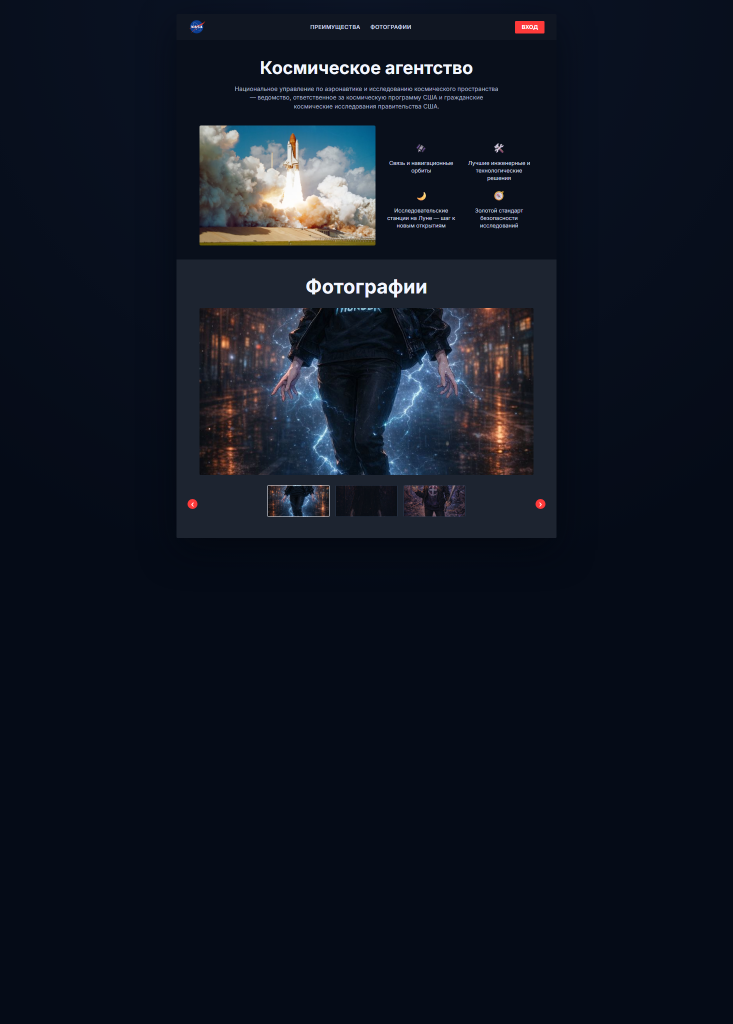
#> input picture artifacts_pixel/actual/desktop.png, 1466 x 2047 px, found by its file name (shown at 1/2 size)
$ python pixel_compare.py
#> lines starting #> are read from the running program, lines starting #| are printed output that depends on the picture
import json
import os
from pathlib import Path

from PIL import Image, ImageChops
from playwright.sync_api import sync_playwright

# === PATHS / CONFIG ===
BASE_DIR = Path(__file__).resolve().parent
FIGMA_DIR = BASE_DIR / "slider" / "pngs_for_testing"
OUT_DIR = BASE_DIR / "artifacts_pixel"
URL = os.getenv("PIXEL_COMPARE_URL", "http://127.0.0.1:8000/")
WAIT_MS = int(os.getenv("PIXEL_COMPARE_WAIT_MS", "1200"))

BASELINES = {
    "desktop": FIGMA_DIR / "desktop.png",
    "mobile": FIGMA_DIR / "mobile.png",
}


def _rel(path: Path) -> str:
    return path.relative_to(BASE_DIR).as_posix()


def capture_actual(baseline_path: Path, out_path: Path):
    baseline = Image.open(baseline_path)
    w, h = baseline.size

    with sync_playwright() as p:
        browser = p.chromium.launch(headless=True)
        context = browser.new_context(
            viewport={"width": w, "height": h},
            device_scale_factor=1,
        )
        page = context.new_page()
        page.goto(URL, wait_until="networkidle")
        page.wait_for_timeout(WAIT_MS)
        page.screenshot(path=str(out_path), full_page=False)
        context.close()
        browser.close()


def make_diff(baseline_path: Path, actual_path: Path, diff_path: Path):
    baseline = Image.open(baseline_path).convert("RGBA")
    actual = Image.open(actual_path).convert("RGBA")

    if actual.size != baseline.size:
        actual = actual.resize(baseline.size)

    raw_diff = ImageChops.difference(baseline, actual)
    gray = raw_diff.convert("L")

    mask = gray.point(lambda x: 255 if x > 12 else 0)

    overlay = actual.copy()
    red = Image.new("RGBA", baseline.size, (255, 0, 0, 170))
    overlay.paste(red, (0, 0), mask)
    overlay.save(diff_path)

    hist = gray.histogram()
    total = baseline.size[0] * baseline.size[1]
    changed = total - hist[0]
    percent = round(changed / total * 100, 3)

    return {
        "size": {"width": baseline.size[0], "height": baseline.size[1]},
        "changed_pixels": int(changed),
        "changed_percent": percent,
    }


def main():
    for path in BASELINES.values():
        if not path.exists():
            raise FileNotFoundError(f"Не найден baseline: {path}")

    (OUT_DIR / "actual").mkdir(parents=True, exist_ok=True)
    (OUT_DIR / "diff").mkdir(parents=True, exist_ok=True)

    report = {"url": URL, "cases": {}}

    for name, baseline_path in BASELINES.items():
        actual_path = OUT_DIR / "actual" / f"{name}.png"
        diff_path = OUT_DIR / "diff" / f"{name}.png"

        capture_actual(baseline_path, actual_path)
#> in capture_actual, baseline is the input picture: PIL image 1466x2047 RGB; mean R, G, B 15.7, 21.6, 33.6
#> (the call stopped at in capture_actual, `with sync_playwright() as p:`: playwright is not available in this run)
        metrics = make_diff(baseline_path, actual_path, diff_path)
#> in make_diff, `raw_diff = ImageChops.difference(baseline, actual)`: raw_diff: PIL image 1466x2047 RGBA; every value is 0
#> in make_diff, `gray = raw_diff.convert("L")`: gray: PIL image 1466x2047 L; every value is 0
#> in make_diff, `red = Image.new("RGBA", baseline.size, (255, 0, 0, 170))`:
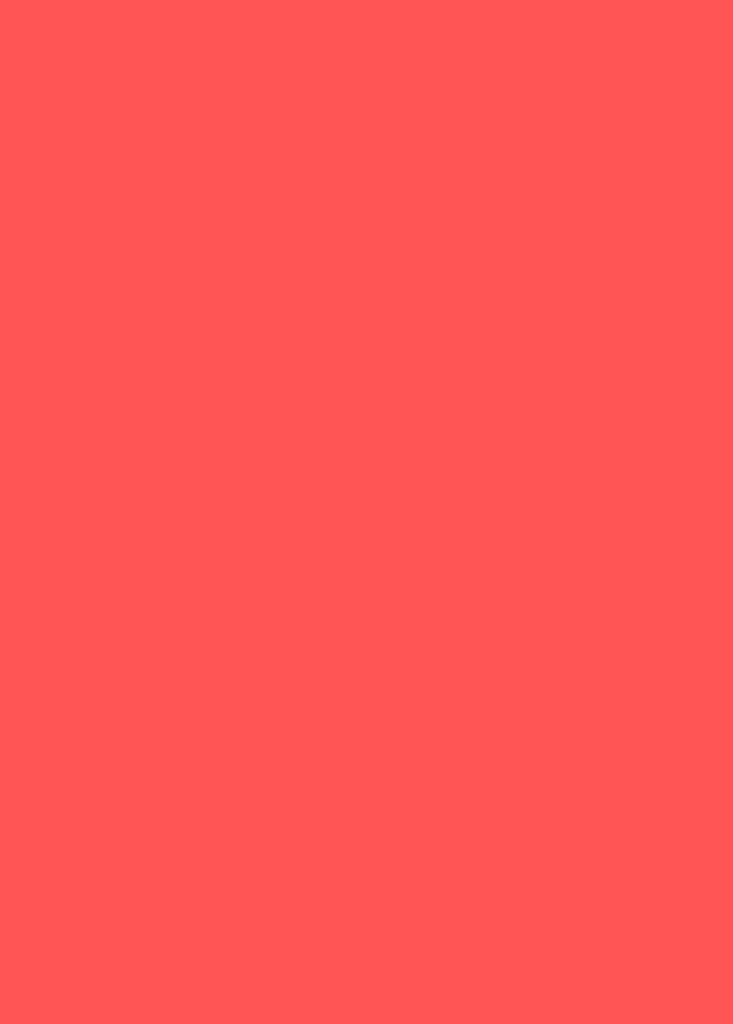
#> red: PIL image 1466x2047 RGBA (shown at 1/2 size); mean R, G, B, A 255, 0, 0, 170; transparent parts drawn white
#> in make_diff, `hist = gray.histogram()`: hist = 256 values, max 3000902 at index 0, min 0 at index 1, mean 11722.3
#> in make_diff, `changed = total - hist[0]`: changed = 0
#> metrics = 3 items

        report["cases"][name] = {
            "baseline": _rel(baseline_path),
            "actual": _rel(actual_path),
            "diff": _rel(diff_path),
            **metrics,
        }
#> pass 2 of the loop in main, `for name, baseline_path in BASELINES.items():`:
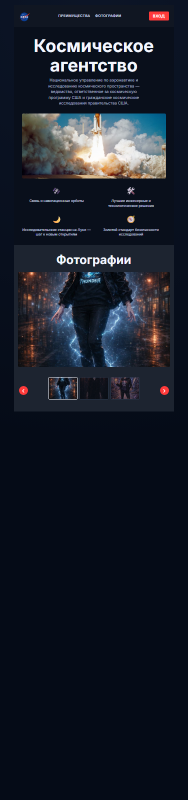
#> input picture artifacts_pixel/actual/mobile.png, 375 x 1599 px, found by its file name (shown at 1/2 size)
#> in capture_actual, baseline is the input picture: PIL image 375x1599 RGB; mean R, G, B 24.1, 29.5, 40.9
#> baseline: PIL image 375x1599 RGBA
#> raw_diff: PIL image 375x1599 RGBA; every value is 0
#> gray: PIL image 375x1599 L; every value is 0
#> in make_diff (call 2), `red = Image.new("RGBA", baseline.size, (255, 0, 0, 170))`:
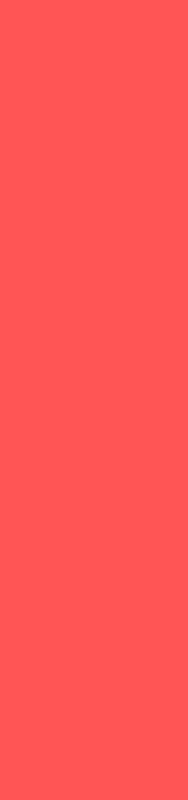
#> red: PIL image 375x1599 RGBA (shown at 1/2 size); mean R, G, B, A 255, 0, 0, 170; transparent parts drawn white
#> hist = 256 values, max 599625 at index 0, min 0 at index 1, mean 2342.3

    report_path = OUT_DIR / "diff" / "report.json"
    report_path.write_text(json.dumps(report, ensure_ascii=False, indent=2), encoding="utf-8")

    print("=== DONE ===")
    print(f"Report: {report_path}")
    for n, d in report["cases"].items():
        print(f"{n}: {d['changed_percent']}% ({d['changed_pixels']} px)")
#> this loop made 2 passes
#> n on passes 1 to 2: 'desktop', 'mobile'
#| desktop: 0.0% (0 px)
#| mobile: 0.0% (0 px)


if __name__ == "__main__":
    main()
